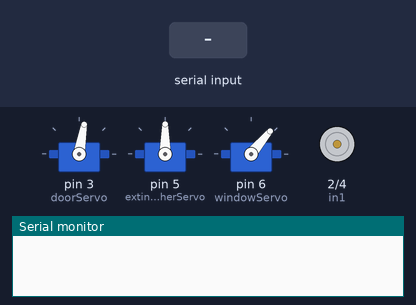
Recording of a sketch running on a simulated Arduino Uno, built with avr-gcc and run on an emulated ATmega328P. On the bench: 3 × servo, motor-driver pin pairs drawn as motors (green arrow = first pin HIGH = forward, orange = second pin HIGH = backward, longer = more drive, scaled by the enable pin), the last lines printed to the serial monitor. The test bench sets the inputs (shaded band).

Above: at 1.2 s.
1.3 s: "DO" received over the second serial link
At 4.2 s:
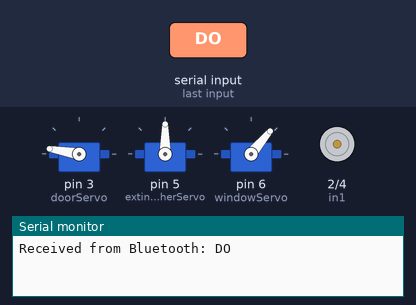
4.3 s: "EO" received over the second serial link
At 7.2 s:
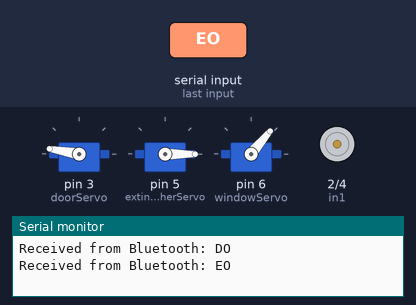
7.3 s: "DC" received over the second serial link
At 10.2 s:
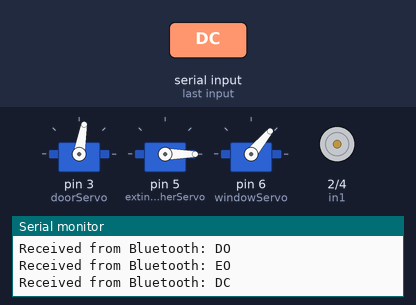
10.3 s: "EC" received over the second serial link
At 12.07 s:
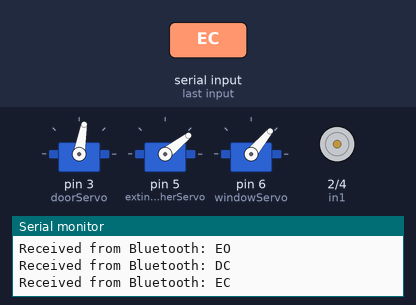
13.3 s: "WO" received over the second serial link
At 14.77 s:
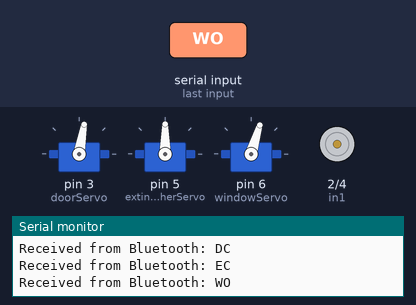
16.3 s: "FO" received over the second serial link
At 18.6 s:
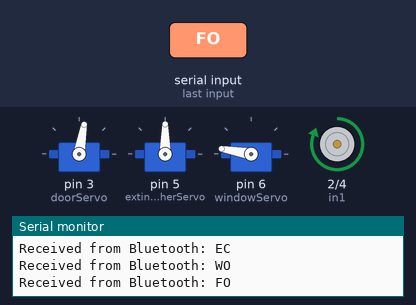
Timing chart, 0 to 20.1 s (numbered marks = the images above; inputs shaded):
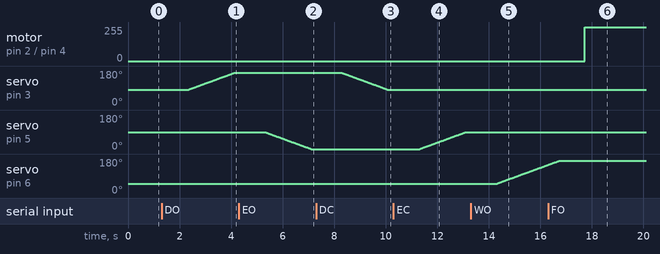

Measured:
- after the input at 1.3 s, servo on pin 3 (doorServo): moves from 80° to 170° over 1.8 s, starting after 1.0 s
- after the input at 4.3 s, servo on pin 5 (extinguisherServo): moves from 90° to 0° over 1.8 s, starting after 1.0 s
- after the input at 7.3 s, servo on pin 3 (doorServo): moves from 170° to 80° over 1.8 s, starting after 1.0 s
- after the input at 10.3 s, servo on pin 5 (extinguisherServo): moves from 0° to 90° over 1.8 s, starting after 1.0 s
- after the input at 13.3 s, servo on pin 6 (windowServo): moves from 50° to 149° over 2.0 s, starting after 1.0 s
- after the input at 16.3 s, motor on pin 2 (in1) / pin 4 (in2): stopped → forward 255/255 after 1.4 s

The sketch:

Slave.ino
```cpp
//Slave Code
#include <SoftwareSerial.h>
#include <Servo.h>

#define enA 9
#define in1 2
#define in2 4

SoftwareSerial mySerial(A4, A5);

Servo doorServo;
Servo extinguisherServo;
Servo windowServo;

void setup()
{
  Serial.begin(9600);
  mySerial.begin(9600);
  doorServo.attach(3);
  doorServo.write(80);
  extinguisherServo.attach(5);
  extinguisherServo.write(90);
  windowServo.attach(6);
  windowServo.write(50);

  pinMode(enA, OUTPUT);
  pinMode(in1, OUTPUT);
  pinMode(in2, OUTPUT);
}

void loop()
{
  if (mySerial.available() > 0)
  {
    String command = mySerial.readString();
    Serial.println("Received from Bluetooth: " + command);
    if (command.startsWith("DO"))
    {
      for (int j = 80; j <= 170; j++)
      {
        doorServo.write(j);
        delay(20);
      }
    }
    else if (command.startsWith("DC"))
    {
      for (int j = 170; j >= 80; j--)
      {
        doorServo.write(j);
        delay(20);
      }
    }
    else if (command.startsWith("EO"))
    {
      for (int j = 90; j >= 0; j--)
      {
        extinguisherServo.write(j);
        delay(20);
      }
    }
    else if (command.startsWith("EC"))
    {
      for (int j = 0; j <= 90; j++)
      {
        extinguisherServo.write(j);
        delay(20);
      }
    }
    else if (command.startsWith("WO"))
    {
      for (int j = 50; j <= 170; j++)
      {
        windowServo.write(j);
        delay(20);
      }
    }
    else if (command.startsWith("WC"))
    {
      for (int j = 170; j >= 50; j--)
      {
        windowServo.write(j);
        delay(20);
      }
    }
    else if (command.startsWith("FO"))
    {
      digitalWrite(in1, HIGH);
      digitalWrite(in2, LOW);
      analogWrite(enA, 255);
    }
    else if (command.startsWith("FF"))
    {
      digitalWrite(in1, LOW);
      digitalWrite(in2, LOW);
    }
    else if (command.startsWith("GF"))
    {
      for (int j = 80; j <= 170; j++)
      {
        doorServo.write(j);
        delay(20);
      }

      for (int j = 90; j >= 0; j--)
      {
        extinguisherServo.write(j);
        delay(20);
      }

      for (int j = 50; j <= 170; j++)
      {
        windowServo.write(j);
        delay(20);
      }

      digitalWrite(in1, HIGH);
      digitalWrite(in2, LOW);
      analogWrite(enA, 255);
    }
  }
}
```
